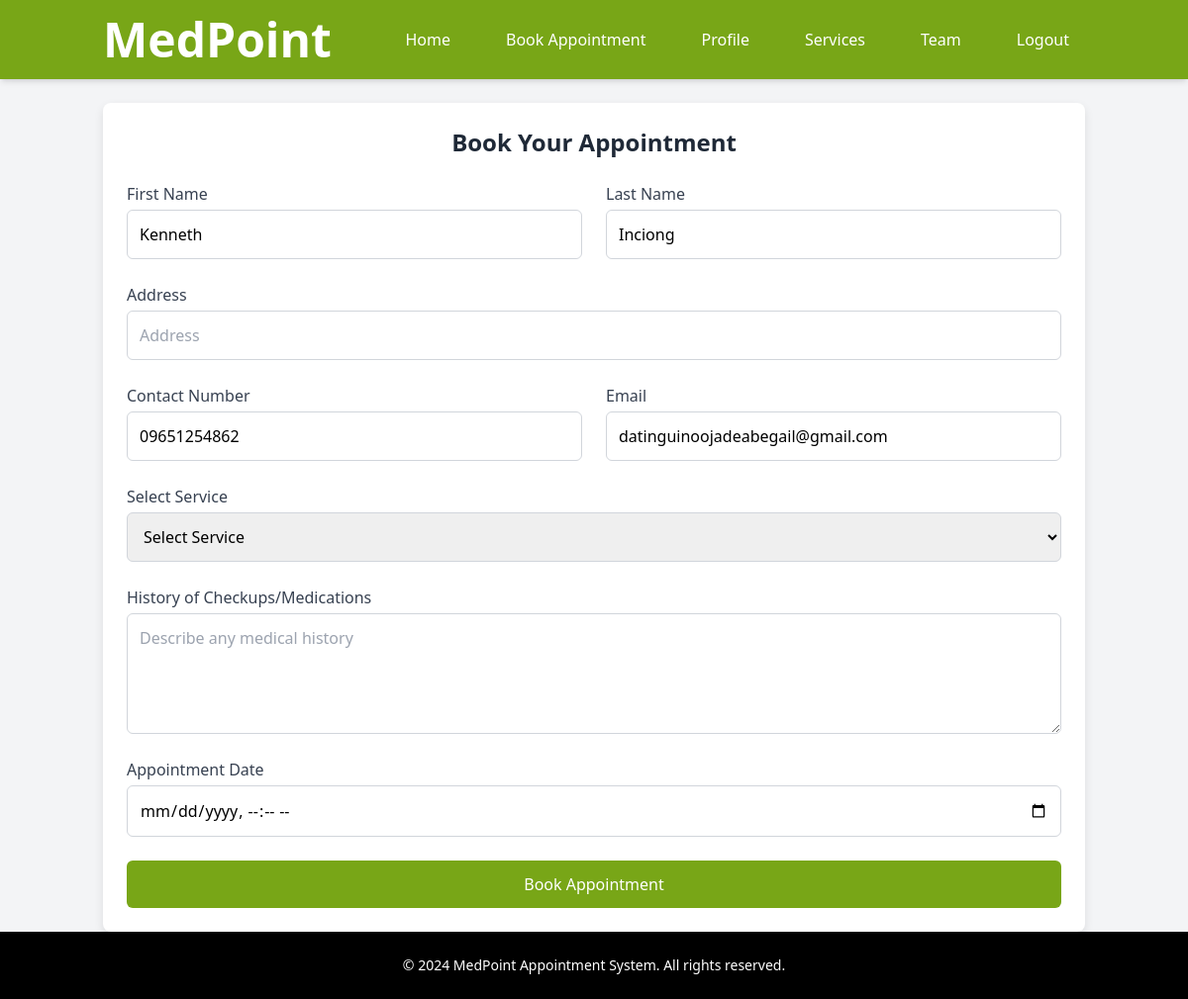
Screenshot of /user/book-appointment.php (signed in) with the database file from the repository.
### tables this page shows
CREATE TABLE `user` (
  `id` int(11) NOT NULL,
  `name` varchar(100) NOT NULL,
  `contact_number` varchar(15) NOT NULL,
  `username` varchar(50) NOT NULL,
  `password` varchar(255) NOT NULL,
  `role` enum('user','admin') DEFAULT 'user',
  `email` varchar(255) NOT NULL
);

### user/book-appointment.php (the view, shortened to what this page needs)
<?php
include('../includes/db.php');
include('../includes/user-navbar.php');
if (isset($_SESSION['user_id'])) {
    $user_id = $_SESSION['user_id'];
    $stmt = $pdo->prepare("SELECT id, name, contact_number, email FROM user WHERE id = ?");
    $stmt->execute([$user_id]);
    $user = $stmt->fetch();
}
?>
<!DOCTYPE html>
<html lang="en">
<head>
    <script src="https://cdn.tailwindcss.com"></script>
</head>
<body class="bg-gray-100">
    <div class="container mx-auto mt-10 px-4">
        <div class="bg-white rounded-lg p-6 card-shadow">
            <h2 class="text-2xl font-semibold text-center text-gray-800 mb-6">Book Your Appointment</h2>
            <form method="POST">
                <div class="grid grid-cols-1 md:grid-cols-2 gap-6 mb-6">
                    <div>
                        <label for="first_name" class="block text-gray-700 font-medium mb-1">First Name</label>
                        <input type="text" name="first_name" id="first_name"
                            class="block w-full p-3 border border-gray-300 rounded-md" placeholder="First Name"
                            value="<?= isset($user) ? explode(' ', $user['name'])[0] : '' ?>" required>
                    </div>
                    <div>
                        <label for="last_name" class="block text-gray-700 font-medium mb-1">Last Name</label>
                        <input type="text" name="last_name" id="last_name"
                            class="block w-full p-3 border border-gray-300 rounded-md" placeholder="Last Name"
                            value="<?= isset($user) ? explode(' ', $user['name'])[1] : '' ?>" required>
                    </div>
                </div>
                <div class="mb-6">
                    <label for="address" class="block text-gray-700 font-medium mb-1">Address</label>
                    <input type="text" name="address" id="address"
                        class="block w-full p-3 border border-gray-300 rounded-md" placeholder="Address" required>
                </div>
                <div class="grid grid-cols-1 md:grid-cols-2 gap-6 mb-6">
                    <div>
                        <label for="contact_number" class="block text-gray-700 font-medium mb-1">Contact Number</label>
                        <input type="text" name="contact_number" id="contact_number"
                            class="block w-full p-3 border border-gray-300 rounded-md" placeholder="Contact Number"
                            value="<?= isset($user) ? $user['contact_number'] : '' ?>" required>
                    </div>
                    <div>
                        <label for="email" class="block text-gray-700 font-medium mb-1">Email</label>
                        <input type="email" name="email" id="email"
                            class="block w-full p-3 border border-gray-300 rounded-md" placeholder="Email Address"
                            value="<?= isset($user) ? $user['email'] : '' ?>" required>
                    </div>
                </div>
                <div class="mb-6">
                    <label for="service_name" class="block text-gray-700 font-medium mb-1">Select Service</label>
                    <select name="service_name" id="service_name" class="block w-full p-3 border border-gray-300 rounded-md" required>
                        <option value="">Select Service</option>
                    </select>
                </div>
                <div class="mb-6">
                    <label for="history" class="block text-gray-700 font-medium mb-1">History of Checkups/Medications</label>
                    <textarea name="history" id="history" rows="4"
                        class="block w-full p-3 border border-gray-300 rounded-md"
                        placeholder="Describe any medical history"></textarea>
                </div>
                <div class="mb-6">
                    <label for="appointment_date" class="block text-gray-700 font-medium mb-1">Appointment Date</label>
                    <input type="datetime-local" name="appointment_date" id="appointment_date"
                        class="block w-full p-3 border border-gray-300 rounded-md" required>
                </div>
                <button type="submit" class="w-full py-3 rounded-md text-white" style="background-color: #78A617;">Book Appointment</button>
            </form>
        </div>
    </div>
    <?php include('../includes/footer.php'); ?>
</body>
</html>

### user/book-appointment.php (style rules this page uses)
.card-shadow { box-shadow: 0 4px 10px rgba(0, 0, 0, 0.1); }

### rows the page displays
user: first_name "Kenneth", last_name "Inciong", contact_number "09651254862", email "datinguinoojadeabegail@gmail.com"
